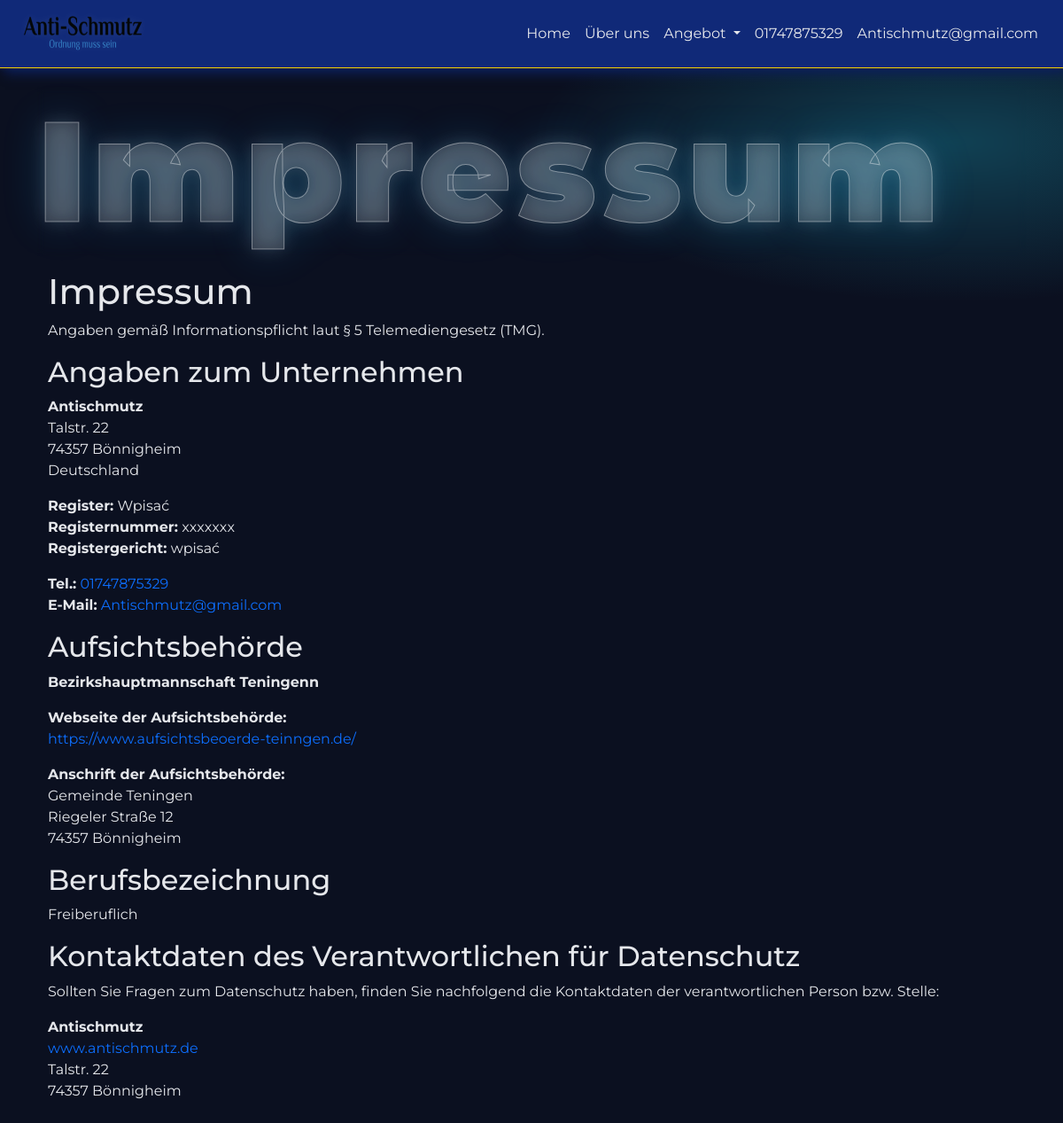
The page /impressum/ on the database its author committed.
### documents/models.py (models this page shows, shortened)
class CompanyData(models.Model):
    name = models.CharField(
        max_length=255,
        verbose_name="Nazwa firmy",
        blank=True,
        null=True
    )
    address = models.CharField(
        max_length=255,
        verbose_name="adres",
        blank=True,
        null=True
    )
    phone = models.CharField(
        max_length=255,
        verbose_name="numer telefonu",
        blank=True,
        null=True
    )
    email = models.EmailField(
        verbose_name="Email",
        blank=True,
        null=True
    )
    logo = models.ImageField(
        verbose_name="Logo",
        blank=True,
        null=True
    )
    maps = models.TextField(
        verbose_name="Mapa",
        blank=True,
        null=True
    )
    image = models.ImageField(
        verbose_name="banner",
        blank=True,
        null=True
    )
    class Meta:
        verbose_name = "Company Data"
        verbose_name_plural = "Company Data"

class Impressum(models.Model):
    content = models.TextField(
        verbose_name="Content",
        blank=True,
        null=True
    )
    class Meta:
        verbose_name = "Impressum"
        verbose_name_plural = "Impressum"

### documents/views.py (the view)
# urls.py: path("impressum/", ImpressumView.as_view(), name="impressum"),
class ImpressumView(TemplateView):
    template_name = "documents/impressum.html"
    def get_context_data(self, **kwargs):
        context = super().get_context_data(**kwargs)
        context["impressum"] = Impressum.objects.first()
        return context

### services/models.py (called while the page is built)
    def get_absolute_url(self):
        return reverse("service_detail", kwargs={"slug": self.slug})

### src/context.py (called while the page is built)
def global_context(request):
    return {
        'impressum': Impressum.objects.first(),
        'datenschutz': Datenschutz.objects.first(),
        'company': CompanyData.objects.first(),
        'certificates': Certifikat.objects.all(),
        'services': Service.objects.all(),
    }

def current_year(request):
    from datetime import datetime
    return {
        'current_year': datetime.now().year
    }

### templates/documents/impressum.html
{% extends "base.html" %}
{% load static %}
{% block content %}
<div class="container">
   <div class="scene">
    <h1>Impressum</h1>
   </div>
    <p>{{ impressum.content|safe }}</p>
</div>
{% endblock %}

### templates/base.html (shortened to what this page needs)
{% load static %}
<!doctype html>
<html lang="de">
<head>
    <link href="https://cdn.jsdelivr.net/npm/bootstrap@5.3.8/dist/css/bootstrap.min.css" rel="stylesheet">
    <link rel="stylesheet" href="{% static 'css/style.css' %}">
</head>
<body>
<div id="smooth-wrapper">
<div id="smooth-content">
        <nav class="navbar navbar-expand-lg
    bg-body-transparent color-white p-2">
  <div class="container-fluid">
    <a class="navbar-brand" href="">
        <img src="{{company.logo.url}}" width="150" height="50" alt="" class="shadowfilter"></a>
    <div class="collapse navbar-collapse" id="navbarSupportedContent">
      <ul class="navbar-nav me-auto mb-2 mb-lg-0 d-flex justify-content-end w-100">
        <li class="nav-item">
          <a class="nav-link active" aria-current="page" href="{% url 'home' %}">Home</a>
        </li>
        <li class="nav-item">
          <a class="nav-link" href="{% url 'about' %}">
            Über uns</a>
        </li>
        <li class="nav-item dropdown">
          <a class="nav-link dropdown-toggle" href="#" role="button" data-bs-toggle="dropdown" aria-expanded="false">
            Angebot
          </a>
        </li>
        <li class="nav-item">
          <a class="nav-link" href="tel:{{company.phone}}">{{company.phone}}</a>
        </li>
        <li class="nav-item">
          <a class="nav-link" href="mailto:{{company.email}}">{{company.email}}</a>
        </li>
      </ul>
    </div>
  </div>
</nav>
    {% block content %}
    {% endblock %}
</div>
</div>
</body>
</html>

### static/css/style.css (style rules this page uses)
:root { --bg-main: #0b1020; --bg-surface: #121833; --bg-accent: #102978; --text-primary: #e5e7eb; --text-secondary: #a5b4fc; --text-muted: #9ca3af; --text-white: #ffffff; --brand: #6366f1; --brand-soft: rgba(99, 102, 241, 0.15); --yellow-main: #f8d000; --blue-main: #0099ff; --card-bg: rgba(255, 255, 255, 0.03); --card-dark: #161616; --border: rgba(255, 255, 255, 0.08); --accent: #7c5cff; --accent-light: #9c87ff; --shadow-blue: #41465b; }
* { box-sizing: border-box; }
html { max-width: 100%; overflow-x: hidden; }
body { position: relative; min-height: 100vh; width: 100%; max-width: 100vw; margin: 0 auto; overflow-x: hidden !important; overflow-y: scroll; font-family: "Montserrat", sans-serif; color: var(--text-primary); scrollbar-width: thin; scrollbar-color: #3b82c9 #102978; background: radial-gradient(1000px 400px at 20% -10%, rgba(99, 102, 241, 0.25), transparent 60%), radial-gradient(800px 300px at 90% 10%, rgba(34, 211, 238, 0.25), transparent 60%), var(--bg-main); }
a { text-decoration: none; }
.navbar { border-radius: 0; border-bottom: 1px solid var(--yellow-main) !important; background: var(--bg-accent); box-shadow: 6px 6px 12px #0c1f5a, -6px -6px 12px #143396; }
.nav-link { color: var(--text-primary) !important; }
.scene h1 { margin-top: 20px; font-size: clamp(4rem, 14vw, 10rem); font-weight: 900; letter-spacing: 6px; color: rgba(255, 255, 255, 0.15); -webkit-text-stroke: 1px rgba(255, 255, 255, 0.4); text-shadow: 0 0 20px rgba(255, 255, 255, 0.15), 0 0 50px rgba(0, 180, 255, 0.2); backdrop-filter: blur(4px); }
.shadowfilter { -webkit-filter: drop-shadow(0 0 4px rgba(255, 255, 255, 0.1)); transition: all 0.5s linear; }

### rows shown on the page
CompanyData: logo (picture), phone "01747875329", email "Antischmutz@gmail.com"
Impressum: content "Impressum Angaben gemäß Informationspflicht laut § 5 Telemediengesetz (TMG). Angaben zum Unternehmen Antischmutz Talstr. 22 74357 Bönnigheim Deutschland Register: Wpisać Registernummer: xxxxxxx Registergericht: wpisać Tel.: 01747875329 E-Mail: Antischmutz@gmail.com Aufsichtsbehörde Bezirkshauptmannschaft Teningenn Webseite der Aufsichtsbehörde: https://www.aufsichtsbeoerde-teinngen.de/ Anschrift der Aufsichtsbehörde: Gemeinde Teningen Riegeler Straße 12 74357 Bönnigheim Berufsbezeichnung Freiberuflich Kontaktdaten des Verantwortlichen für Datenschutz Sollten Sie Fragen zum Datenschutz haben, finden Sie nachfolgend die Kontaktdaten der verantwortlichen Person bzw. Stelle: Antischmutz…"
